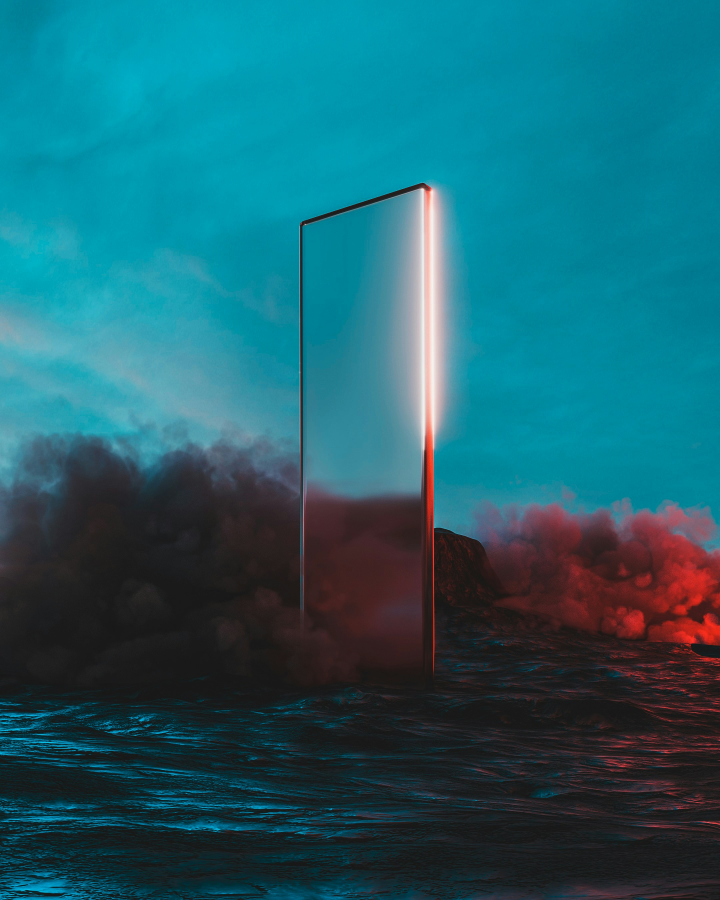
#> input picture media/pictures/image0.jpg, 2160 x 2700 px, found by its file name (shown at 1/3 size); its folder holds 4 pictures in this run
$ python pictures.py
#> lines starting #> are read from the running program, lines starting #| are printed output that depends on the picture
import os
from PIL import Image
import json
# [6 lines of commented-out code are left out]

image_data = {}
for filename in os.listdir('media/pictures'):
    path = f'media/pictures/{filename}'
    idx = filename.split('.')[0][5:]
    image = Image.open(path)
#> image is the input picture: PIL image 2160x2700 RGB; mean R, G, B 29, 97, 109.6
    width, height = image.size
#> width = 2160; height = 2700

    min_size = 300

    w = min_size if width<height else int(min_size * width / height)
#> w = 300
    h = min_size if height<width else int(min_size * height / width)
#> h = 375

    image = image.resize((w, h))
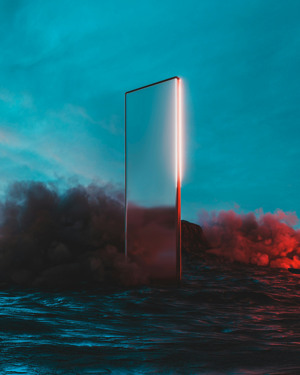
#> image: PIL image 300x375 RGB; mean R, G, B 28.9, 97, 109.6
    image.save(f'media/thumbnail/{filename}')
    print(width, height)
#| 2160 2700
    print(w, h)
#| 300 375
    print()
#> pass 2 of the loop `for filename in os.listdir('media/pictures'):`:
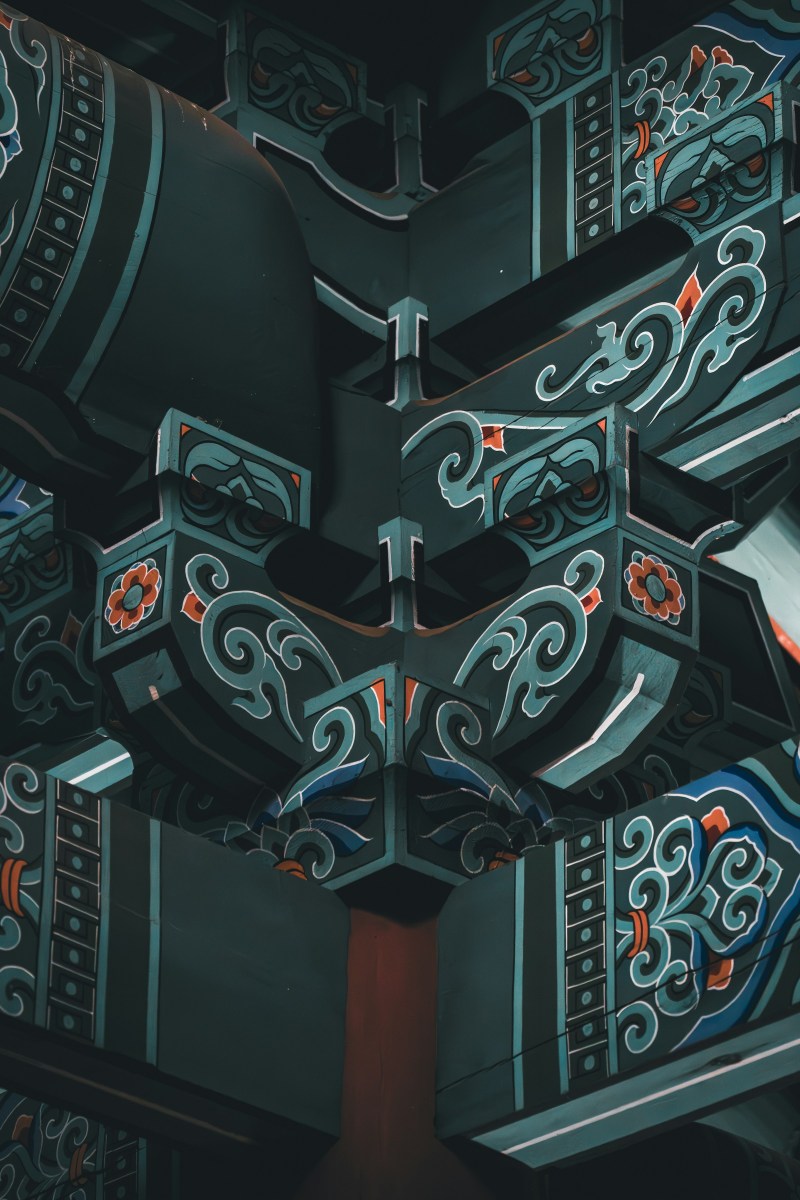
#> input picture media/pictures/image100.jpg, 2400 x 3600 px, found by its file name (shown at 1/3 size)
#> image is the input picture: PIL image 2400x3600 RGB; mean R, G, B 42, 56.3, 57
#> `image = image.resize((w, h))`:
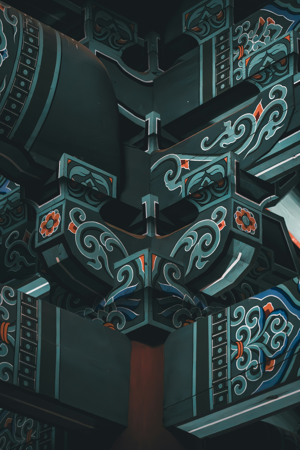
#> image: PIL image 300x450 RGB; mean R, G, B 42.1, 56.3, 57.1
#| 2400 3600
#| 300 450
#> pass 3 of the loop `for filename in os.listdir('media/pictures'):`:
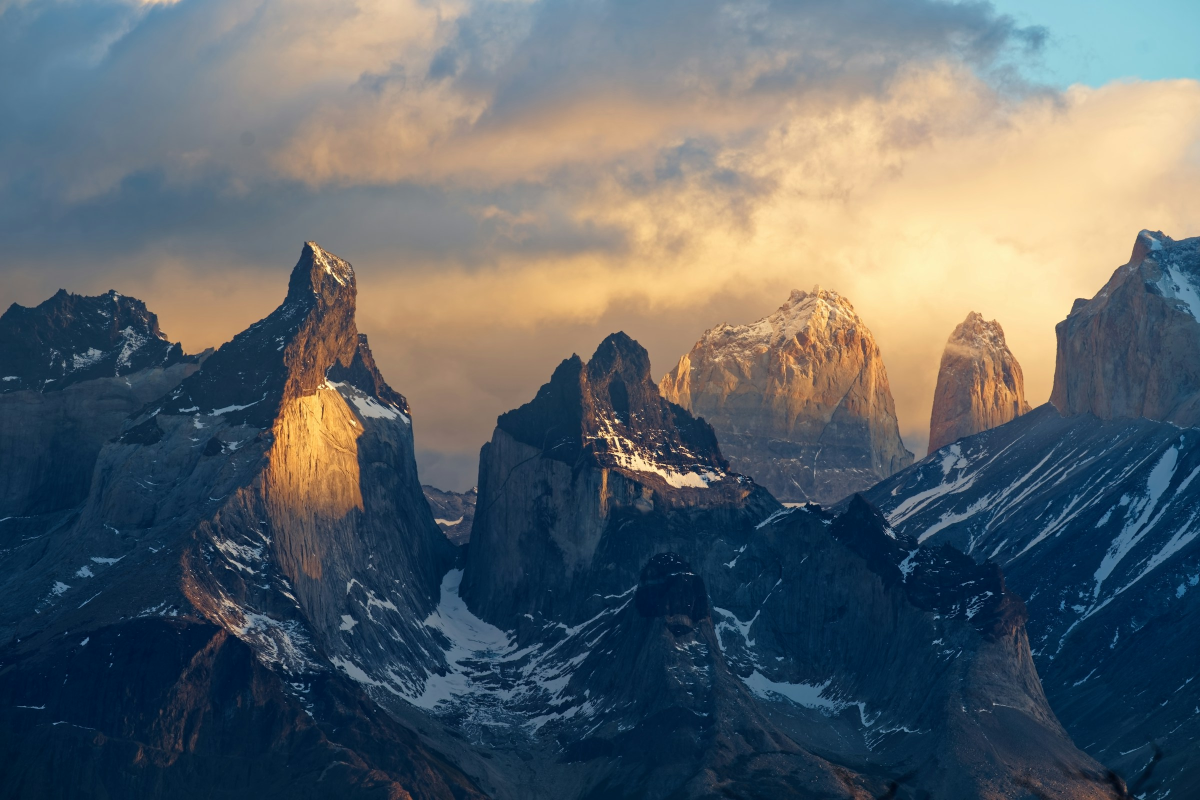
#> input picture media/pictures/image101.jpg, 2400 x 1600 px, found by its file name (shown at 1/2 size)
#> image is the input picture: PIL image 2400x1600 RGB; mean R, G, B 93.6, 101.7, 106.4
#> `image = image.resize((w, h))`:
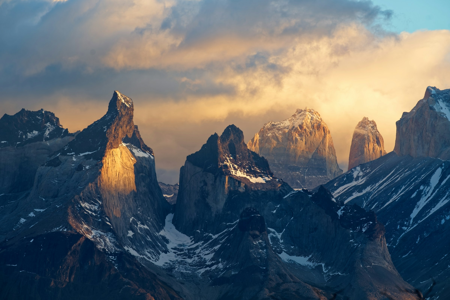
#> image: PIL image 450x300 RGB; mean R, G, B 93.6, 101.7, 106.4
#| 2400 1600
#| 450 300
#> the loop made 4 passes; the first 3 are shown

    # [20 lines of commented-out code are left out]

print()
